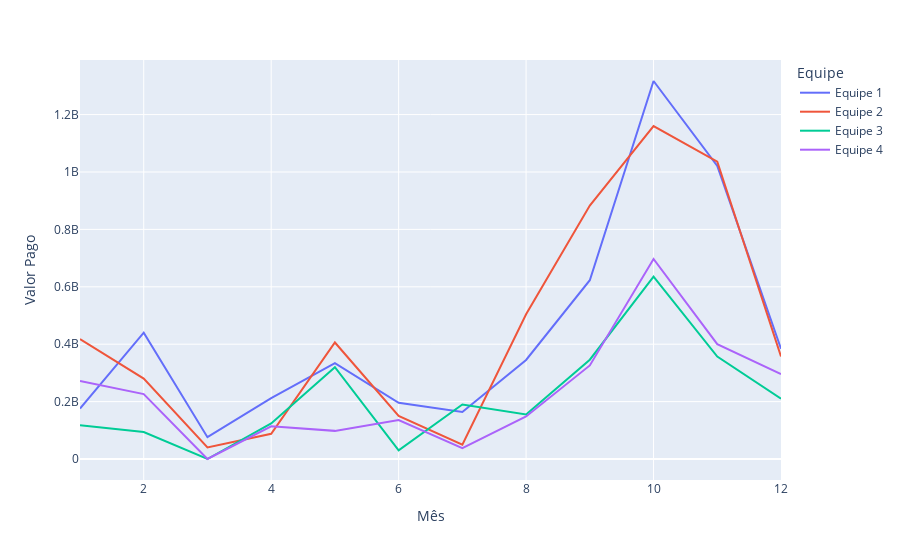

Write notebook code for a chart like this one.
### Code cell
fig6 = px.line (df6, y= "Valor Pago", x= "Mês", color = "Equipe")
#fig6.add_trace (go.Scatter(y = df6_group["Valor Pago"], x= df6_group ["Mês"],node = 'line-markers', fill= 'tonexty', fillcolor= 'rgba (225,0,0,0.2)',name='Total'))
fig6.show()

### Figure 1 — Plotly figure (JSON) as saved in the notebook; plotly's stock layout.template omitted (floating-point values rounded to 4 significant figures)
{"data": [{"hovertemplate": "Equipe=Equipe 1<br>Mês=%{x}<br>Valor Pago=%{y}<extra></extra>", "legendgroup": "Equipe 1", "line": {"color": "#636efa", "dash": "solid"}, "marker": {"symbol": "circle"}, "mode": "lines", "name": "Equipe 1", "orientation": "v", "showlegend": true, "type": "scatter", "x": [1, 2, 3, 4, 5, 6, 7, 8, 9, 10, 11, 12], "xaxis": "x", "y": [176000000, 440000000, 76000000, 212000000, 334000000, 196000000, 164000000, 345000000, 623000000, 1317000000, 1021000000, 384000000], "yaxis": "y"}, {"hovertemplate": "Equipe=Equipe 2<br>Mês=%{x}<br>Valor Pago=%{y}<extra></extra>", "legendgroup": "Equipe 2", "line": {"color": "#EF553B", "dash": "solid"}, "marker": {"symbol": "circle"}, "mode": "lines", "name": "Equipe 2", "orientation": "v", "showlegend": true, "type": "scatter", "x": [1, 2, 3, 4, 5, 6, 7, 8, 9, 10, 11, 12], "xaxis": "x", "y": [418000000, 280000000, 40000000, 88000000, 406000000, 150000000, 50000000, 504000000, 883000000, 1160000000, 1036000000, 357000000], "yaxis": "y"}, {"hovertemplate": "Equipe=Equipe 3<br>Mês=%{x}<br>Valor Pago=%{y}<extra></extra>", "legendgroup": "Equipe 3", "line": {"color": "#00cc96", "dash": "solid"}, "marker": {"symbol": "circle"}, "mode": "lines", "name": "Equipe 3", "orientation": "v", "showlegend": true, "type": "scatter", "x": [1, 2, 3, 4, 5, 6, 7, 8, 9, 10, 11, 12], "xaxis": "x", "y": [118000000, 94000000, 0, 124000000, 320000000, 30000000, 190000000, 155000000, 346000000, 635000000, 357000000, 210000000], "yaxis": "y"}, {"hovertemplate": "Equipe=Equipe 4<br>Mês=%{x}<br>Valor Pago=%{y}<extra></extra>", "legendgroup": "Equipe 4", "line": {"color": "#ab63fa", "dash": "solid"}, "marker": {"symbol": "circle"}, "mode": "lines", "name": "Equipe 4", "orientation": "v", "showlegend": true, "type": "scatter", "x": [1, 2, 3, 4, 5, 6, 7, 8, 9, 10, 11, 12], "xaxis": "x", "y": [272000000, 226000000, 0, 114000000, 98000000, 136000000, 38000000, 148000000, 326000000, 697000000, 400000000, 296000000], "yaxis": "y"}], "layout": {"legend": {"title": {"text": "Equipe"}, "tracegroupgap": 0}, "margin": {"t": 60}, "xaxis": {"anchor": "y", "domain": [0, 1], "title": {"text": "Mês"}}, "yaxis": {"anchor": "x", "domain": [0, 1], "title": {"text": "Valor Pago"}}}}
